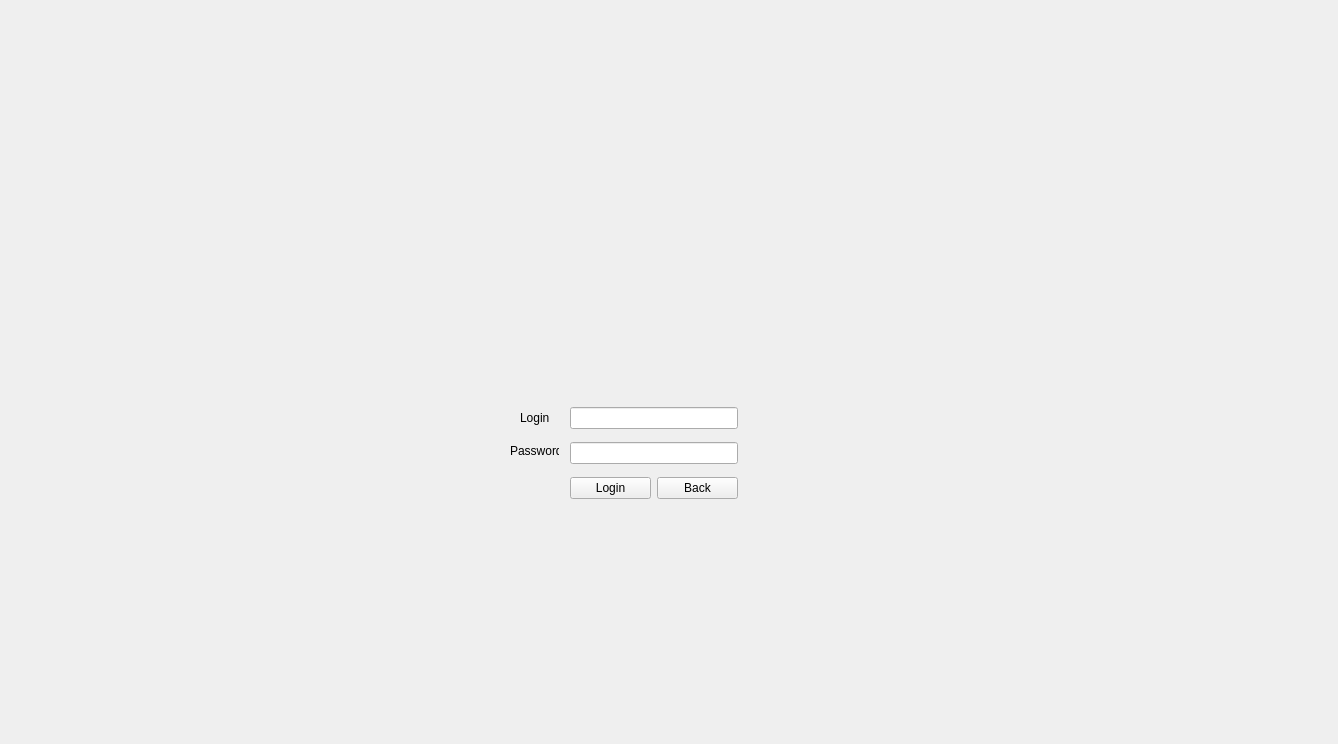
<?xml version="1.0" encoding="UTF-8"?>
<ui version="4.0">
 <class>login</class>
 <widget class="QWidget" name="login">
  <property name="geometry">
   <rect>
    <x>0</x>
    <y>0</y>
    <width>1338</width>
    <height>744</height>
   </rect>
  </property>
  <property name="windowTitle">
   <string>Form</string>
  </property>
  <widget class="QWidget" name="layoutWidget">
   <property name="geometry">
    <rect>
     <x>570</x>
     <y>400</y>
     <width>168</width>
     <height>108</height>
    </rect>
   </property>
   <layout class="QGridLayout" name="gridLayout">
    <item row="2" column="1">
     <widget class="QPushButton" name="backlogin">
      <property name="text">
       <string>Back</string>
      </property>
     </widget>
    </item>
    <item row="2" column="0">
     <widget class="QPushButton" name="loginbut">
      <property name="text">
       <string>Login</string>
      </property>
     </widget>
    </item>
    <item row="0" column="0" colspan="2">
     <widget class="QLineEdit" name="namelogin"/>
    </item>
    <item row="1" column="0" colspan="2">
     <widget class="QLineEdit" name="passwordlogin">
      <property name="echoMode">
       <enum>QLineEdit::Password</enum>
      </property>
     </widget>
    </item>
   </layout>
  </widget>
  <widget class="QLabel" name="labellogin">
   <property name="geometry">
    <rect>
     <x>520</x>
     <y>410</y>
     <width>31</width>
     <height>16</height>
    </rect>
   </property>
   <property name="text">
    <string>Login</string>
   </property>
  </widget>
  <widget class="QLabel" name="label">
   <property name="geometry">
    <rect>
     <x>510</x>
     <y>440</y>
     <width>49</width>
     <height>21</height>
    </rect>
   </property>
   <property name="text">
    <string>Password</string>
   </property>
  </widget>
 </widget>
 <resources/>
 <connections/>
</ui>
